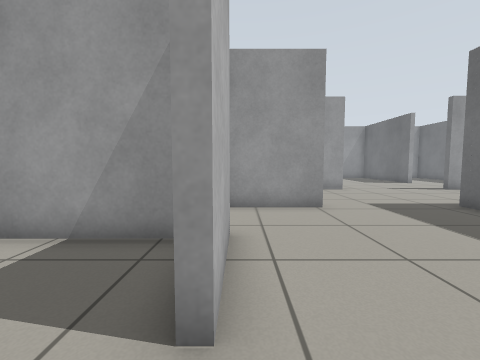
View 1 (above)

18 first-person views from a walk through a robot-simulator world made for Gazebo. The camera is 0.72 m above the floor, tilts 4° down and sees 90° across. The floor is counted in squares, 0.5 m on a side. Each view is taken from the middle of a square. On the plan, view 1 faces up. The plan holds only what a view shows up to about 13 squares ahead; the rest is blank.

View 2
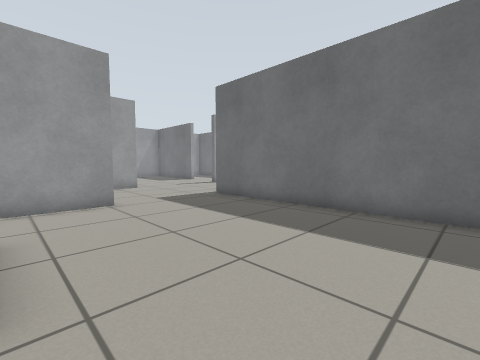

View 3
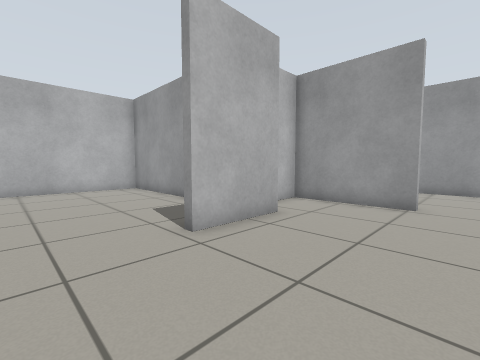

View 4
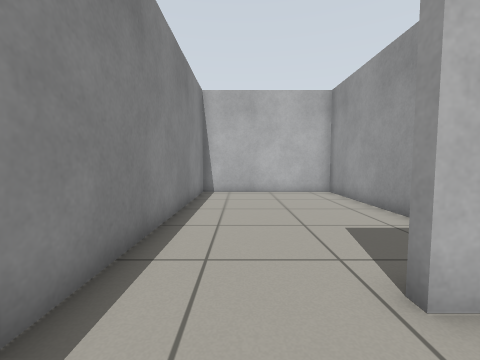

View 5
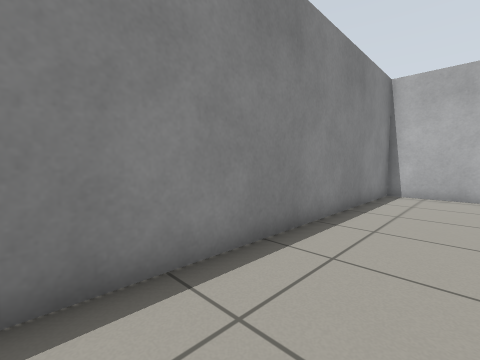

View 6
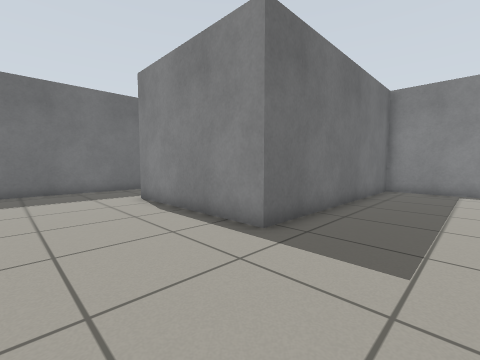

View 7
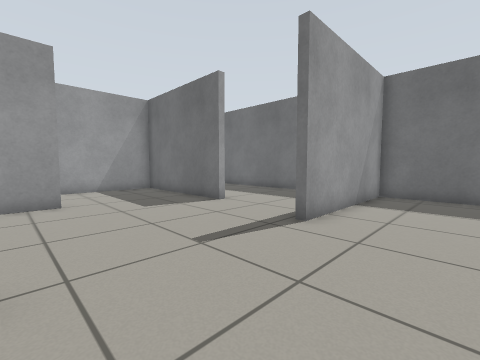

View 8
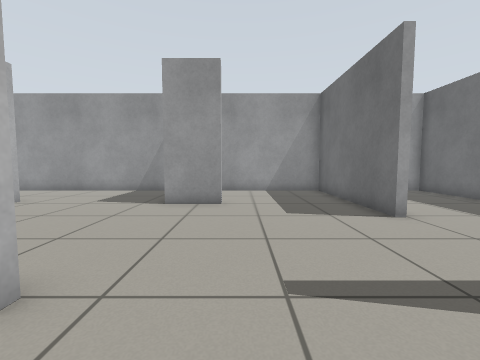

View 9
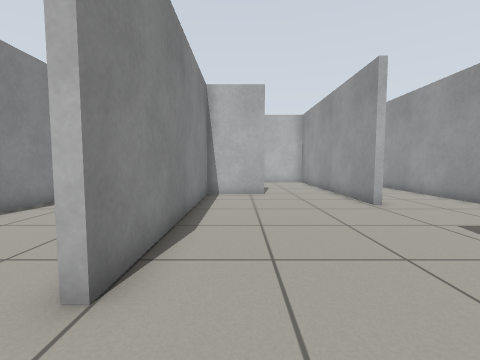

View 10
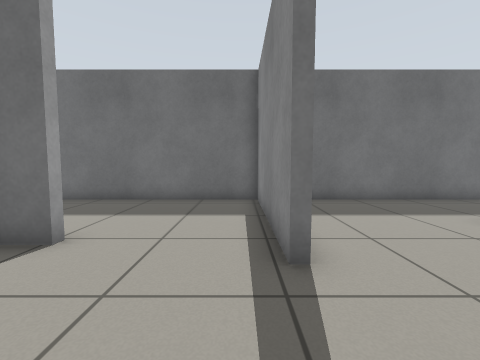

View 11
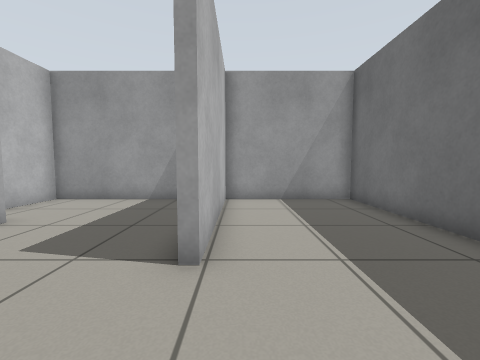

View 12
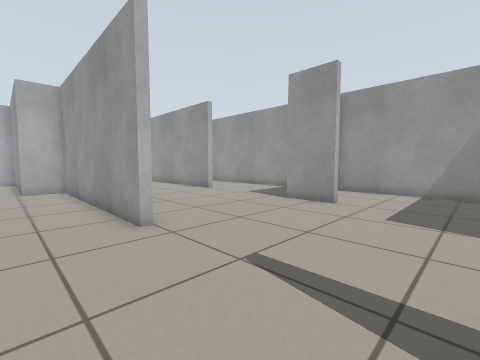

View 13
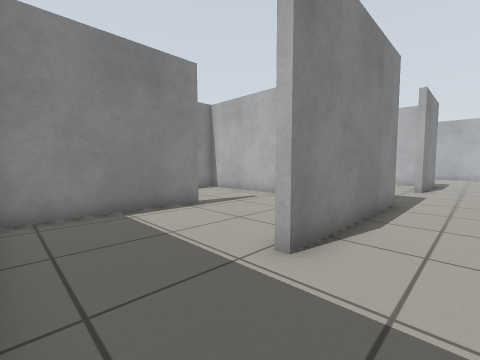

View 14
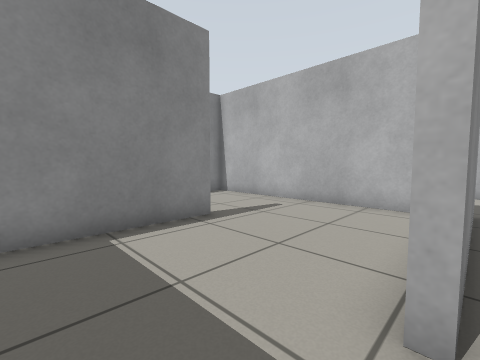

View 15
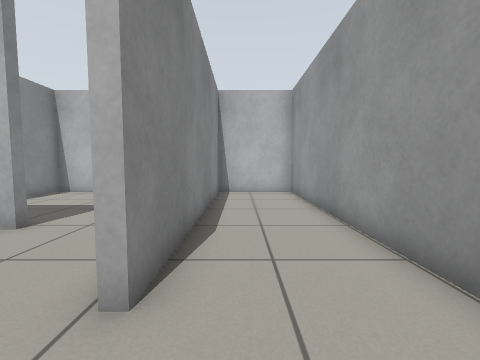

View 16
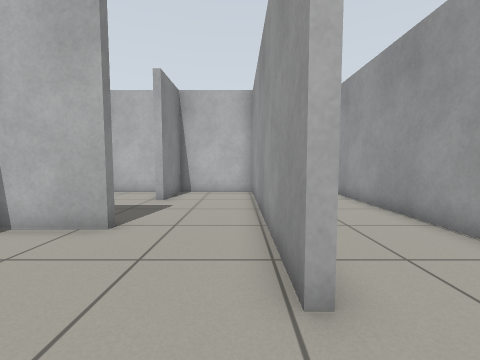

View 17
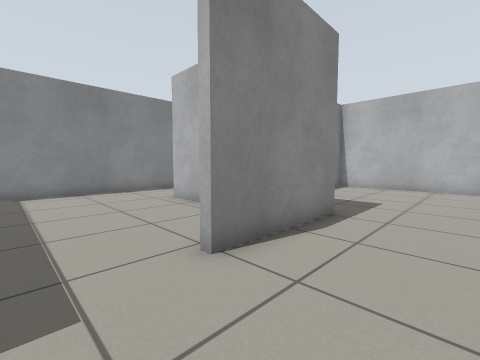

View 18
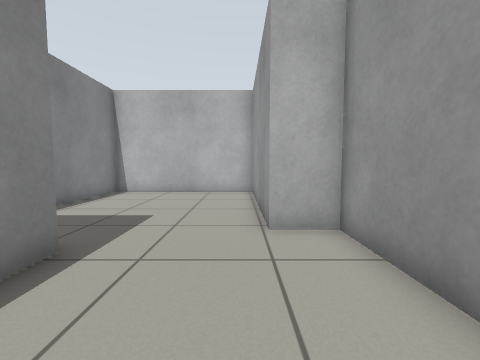

### Floor plan
Ten units are one square. View 1 is at (0, 0); x grows to the right and y downward. Boxes are objects, and circles mark ways between rooms. Rooms are numbered by the first view taken in them; rooms with no view inside come last. Other rooms are left out.
<svg viewBox="-105 -241 284 264">
<path fill="none" stroke="#000" d="M-2 -49 -2 -18 -6 -18M28 -78 -15 -78 -15 -65M-6 18 73 18 73 -81M58 -132 -31 -132 -31 -116M74 -194 52 -194M73 -81 139 -81M-2 -196 -24 -196M121 -172 121 -194M-31 -163 -31 -135 58 -135M135 -130 113 -130 113 -133M-19 -81 28 -81M113 -133 174 -133 174 -236 124 -236 124 -172M174 -75 174 -130 135 -130M41 -236 -100 -236 -100 -199 -2 -199 -2 -196M-12 -45 -100 -45 -100 18 -6 18M-31 -116 -96 -116M-100 -117 -100 -48 -60 -48M76 -66 76 -24M117 -26 134 -26M-24 -196 -95 -196M-100 -197 -100 -161 -73 -161 -73 -156M121 -194 121 -236 57 -236 57 -214M174 -45 174 -75M134 -26 171 -26M-100 -149 -100 -119 -80 -119"/>
<circle cx="45" cy="-80" r="3" fill="#2a7"/>
<circle cx="0" cy="0" r="3" fill="#2a7"/>
<circle cx="120" cy="-155" r="3" fill="#2a7"/>
<circle cx="125" cy="-105" r="3" fill="#2a7"/>
<circle cx="20" cy="-200" r="3" fill="#2a7"/>
<circle cx="-20" cy="-100" r="3" fill="#2a7"/>
<circle cx="-30" cy="-180" r="3" fill="#2a7"/>
<circle cx="95" cy="-200" r="3" fill="#2a7"/>
<circle cx="155" cy="-80" r="3" fill="#2a7"/>
<circle cx="125" cy="-55" r="3" fill="#2a7"/>
<circle cx="-55" cy="-160" r="3" fill="#2a7"/>
<text x="30" y="-30">1</text>
<text x="50" y="-140">2</text>
<text x="150" y="-180">3</text>
<text x="150" y="-100">4</text>
<text x="-20" y="-220">5</text>
<text x="-50" y="-20">6</text>
<text x="-60" y="-90">7</text>
<text x="100" y="-50">8</text>
<text x="-60" y="-180">9</text>
<text x="90" y="-220">10</text>
<text x="150" y="-60">11</text>
<text x="-70" y="-140">12</text>
</svg>
Room 1 opens to room 2. Room 1 opens to room 6. Room 2 opens to room 3. Room 2 opens to room 4. Room 2 opens to room 5. Room 2 opens to room 7. Room 2 opens to room 9. Room 2 opens to room 10. Room 4 opens to room 11. Room 8 opens to room 11. Room 9 opens to room 12.

Where each view was taken, in squares from view 1:
view 1: 0 up, 0 right, facing up
view 2: 1 down, 0 right, facing up-right
view 3: 1 down, 4 right, facing up-left
view 4: 0 up, 2 right, facing left
view 5: 1 up, 2 right, facing down-left
view 6: 12 up, 4 right, facing down-right
view 7: 10 up, 6 right, facing up-right
view 8: 11 up, 8 right, facing up
view 9: 15 up, 8 right, facing left
view 10: 14 up, 8 right, facing right
view 11: 14 up, 13 right, facing up
view 12: 11 up, 11 right, facing up-left
view 13: 10 up, 17 right, facing down-left
view 14: 8 up, 16 right, facing down-left
view 15: 21 up, 2 right, facing left
view 16: 19 up, 2 right, facing left
view 17: 11 up, 5 right, facing down-left
view 18: 11 up, 2 right, facing left
